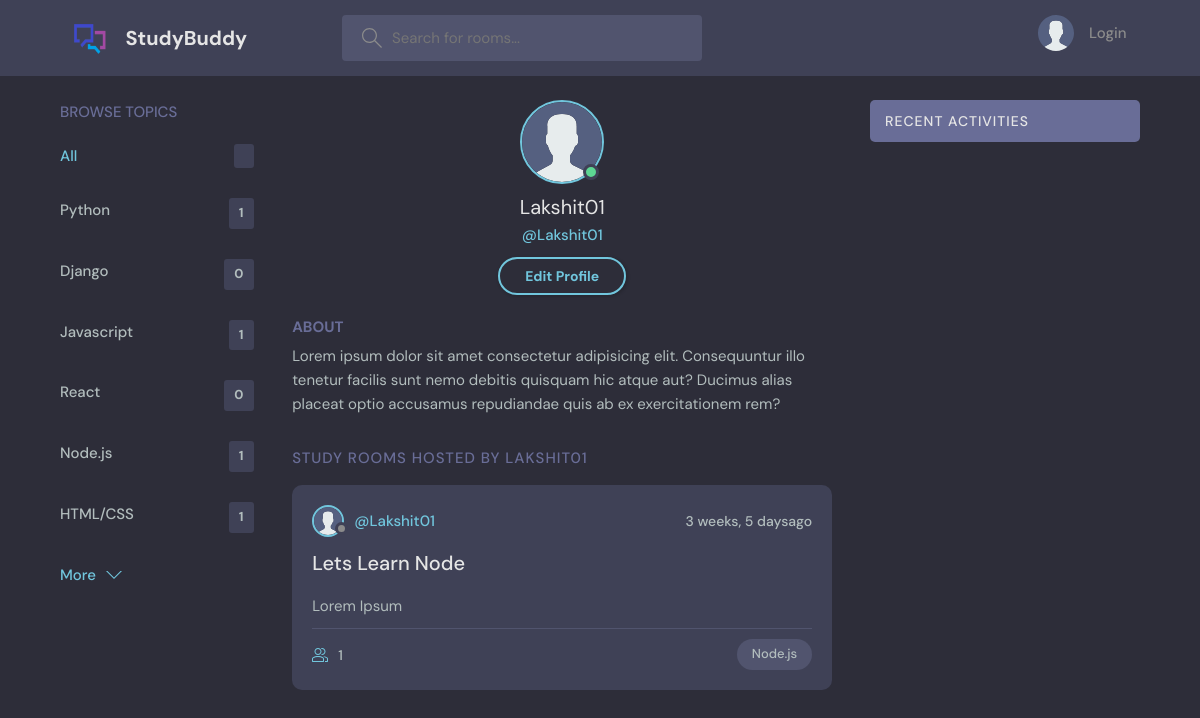
Before: /user-profile/2/ with the older database file.
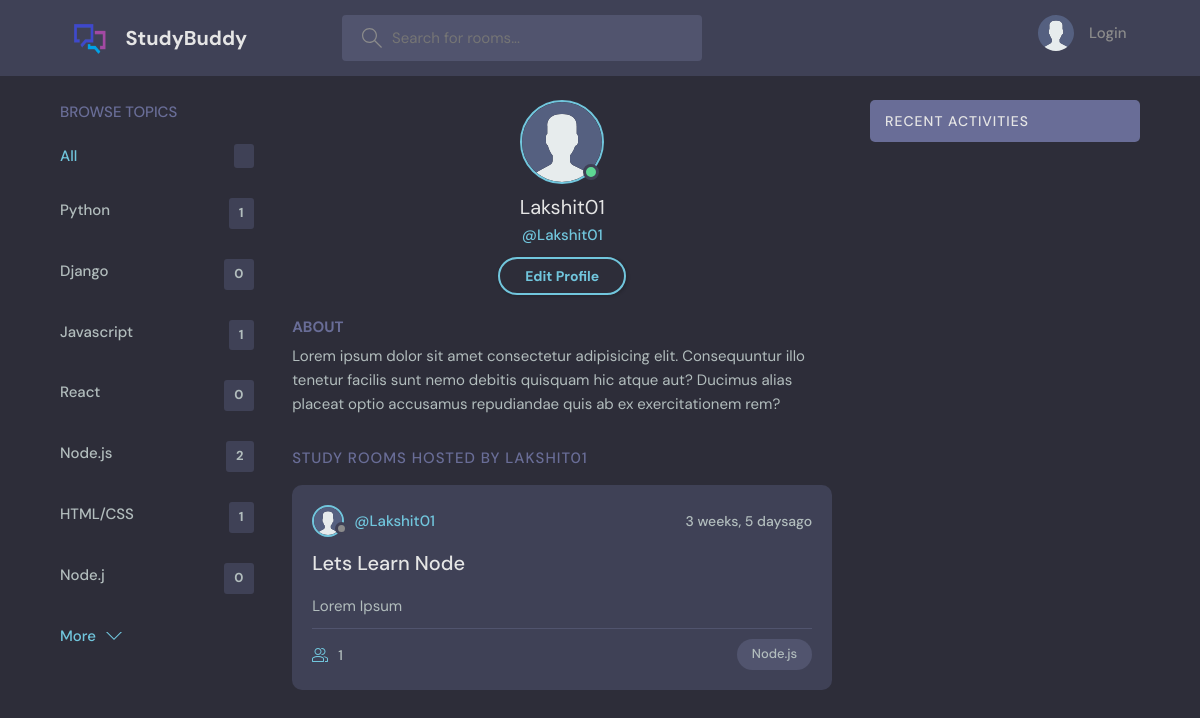
After: the same page with the newer database file.
### base/models.py (models this page shows, shortened)
class Topic(models.Model):
    name = models.CharField(max_length=200)

class Room(models.Model):
    host = models.ForeignKey(User, on_delete=models.SET_NULL,null=True)
    topic = models.ForeignKey(Topic, on_delete=models.SET_NULL,null=True)
    name = models.CharField(max_length=200)
    description= models.TextField(null=True, blank=True)
    participants= models.ManyToManyField(User,related_name='participants', blank =True)
    updated = models.DateTimeField(auto_now=True)
    created = models.DateTimeField(auto_now_add=True)
    class Meta:
        ordering=['-updated','-created']

### base/views.py (the view)
# urls.py: path('user-profile/<str:pk>/',views.userProfile,name="user-profile"),
def userProfile(request,pk):
    user = User.objects.get(id=pk)
    user_rooms= user.room_set.all()
    room_messages=user.message_set.all()
    topics = Topic.objects.all()
    context = {'user':user,'rooms':user_rooms,'topics':topics,'room_messages':room_messages}
    return render(request, 'base/user_profile.html',context)

### base/templates/base/user_profile.html
{% extends 'main.html' %}
{% load static %}
 {% block content %}
<main class="profile-page layout layout--3">
  <div class="container">
    {% include 'base/topics_components.html' %}
    <div class="roomList">
      <div class="profile">
        <div class="profile__avatar">
          <div class="avatar avatar--large active">
            <img src="{% static 'images/avatar.svg' %}" />
          </div>
        </div>
        <div class="profile__info">
          <h3>{{user.username}}</h3>
          <p>@{{user.username}}</p>
          <a href="edit-user.html" class="btn btn--main btn--pill">Edit Profile</a>
        </div>
        <div class="profile__about">
          <h3>About</h3>
          <p>
            Lorem ipsum dolor sit amet consectetur adipisicing elit.
            Consequuntur illo tenetur facilis sunt nemo debitis quisquam hic
            atque aut? Ducimus alias placeat optio accusamus repudiandae quis ab
            ex exercitationem rem?
          </p>
        </div>
      </div>
      <div class="roomList__header">
        <div>
          <h2>Study Rooms Hosted by {{user.username}}</h2>
        </div>
      </div>
      {% include 'base/feed_component.html' %}
    </div>
    {% include 'base/activity_component.html' %}
  </div>
</main>
{% endblock content %}

### base/templates/base/topics_components.html
<div class="topics">
    <div class="topics__header">
      <h2>Browse Topics</h2>
    </div>
    <ul class="topics__list">
      <li>
        <a href="{% url 'homepage' %}" class="active">All <span>{{topic.count}}</span></a>
      </li>
      {% for topic in topics %}
      <li>
        <a href="{% url 'homepage' %}?q={{topic.name}}">{{topic.name}} <span>{{topic.room_set.all.count}}</span></a>
      </li>
    {% endfor %}
    </ul>
    <a class="btn btn--link" href="topics.html">
      More
      <svg
        version="1.1"
        xmlns="http://www.w3.org/2000/svg"
        width="32"
        height="32"
        viewBox="0 0 32 32"
      >
        <title>chevron-down</title>
        <path d="M16 21l-13-13h-3l16 16 16-16h-3l-13 13z"></path>
      </svg>
    </a>
  </div>

### base/templates/base/feed_component.html (shortened to what this page needs)
{% load static %}
{% for room in rooms %}
<div class="roomListRoom">
    <div class="roomListRoom__header">
      <a href="{% url 'user-profile' room.host.id %}" class="roomListRoom__author">
        <div class="avatar avatar--small">
          <img src="{% static 'images/avatar.svg' %}" alt="User_logo"/>
        </div>
        <span>@{{room.host.username}}</span>
      </a>
      <div class="roomListRoom__actions">
        <span>{{room.created|timesince}}ago</span>
      </div>
    </div>
    <div class="roomListRoom__content">
      <a href="{% url 'room' room.id %}">{{room.name}}</a>
      <p>
        {{room.description}}
      </p>
    </div>
    <div class="roomListRoom__meta">
      <a href="{% url 'room' room.id %}" class="roomListRoom__joined">
        {{room.participants.count}}
      </a>
      <p class="roomListRoom__topic">{{room.topic.name}}</p>
    </div>
  </div>
  {% endfor %}

Changed rows visible on the page:
computed for Topic "Node.js": room_set.all.count "1" → "2"
added Topic: name "Node.j", room_set.all.count "0"
